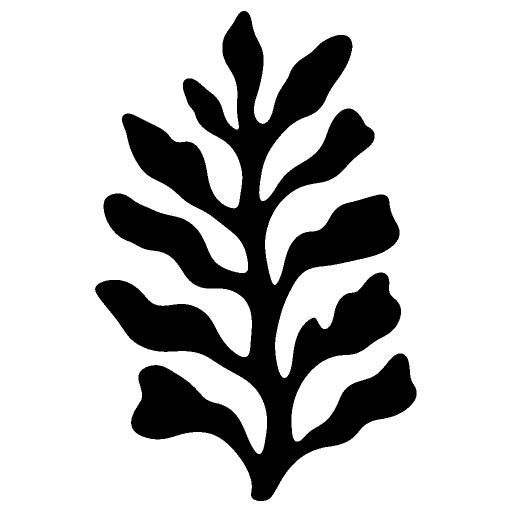
#> input picture backdrops/algae.raw.png, 1024 x 1024 px (shown at 1/2 size); its folder holds only this picture in this run
$ python -i backdrops.py   (imports and definitions only)
#> lines starting #> are read from the running program, lines starting #| are printed output that depends on the picture; after the words box and inside, x2 and y2 are one past the last pixel; in counts of white or black regions, pixels touching at a corner belong together
#> further down, picture is the input picture: PIL image 1024x1024 RGB; 76.5% white; 1 black region, box (x1, y1, x2, y2) and area: (190, 22, 833, 1002) 246035
"""首页 backdrops: big hand-cut paper shapes after Matisse's late cut-outs (Jazz, Oceania) and Warhol's Flowers, laid
tone-on-tone on the home desk, two a day. codex draws each once as a black silhouette; it is stored as a white
shape on a transparent ground (the alpha is the shape) in backdrops/, so the page can tint it with any colour."""
from __future__ import annotations

import json
import os
import subprocess
import sys
import time

import numpy as np
from PIL import Image, ImageFilter

from .library import ROOT

BACKDROPS_DIR = os.path.join(ROOT, "backdrops")
MAX_SIDE = 1024

# (key, subject): order doesn't matter, the page picks two a day by the date
SHAPES = [
    ("sun", "a sun: a round disc ringed by wavy flame-like rays of uneven length, like a Matisse Jazz cut-out"),
    ("algae", "a Matisse Oceania seaweed / algae frond: a tall stem with deep irregular lobed leaves on both sides"),
    ("star", "an irregular five- or six-pointed star with uneven arms, like the yellow bursts in Matisse's Icarus"),
    ("wave", "a big curling ocean wave crest with a few finger-like tips of foam, one single connected shape floating free; its underside is cut into round swelling curves too, with no flat base and no straight edge anywhere"),
    ("flower", "a four-petal hibiscus flower seen flat from above, round petals, homage to Warhol's Flowers (1964)"),
    ("burst", "a comic-book explosion burst: a jagged irregular star of sharp spikes of uneven length, Lichtenstein style"),
    ("bolt", "a fat zig-zag lightning bolt, tilted"),
    ("moon", "a fat crescent moon, tilted"),
    ("palm", "a single palm leaf fanning out into long pointed fingers from one stalk"),
    ("cloud", "a lumpy cartoon cloud made of uneven round bumps"),
]

PROMPT_TMPL = """You are cutting a shape out of paper with scissors, like Henri Matisse's late paper cut-outs.
Shape: {subject}.
Use your image generation tool, square 1024x1024:
- ONE single solid shape, pure flat black (#000000) on a pure white (#FFFFFF) ground
- the edge is cut by hand with scissors: slightly uneven, lively, no ruler-straight lines, no perfect circles
- the shape is big and fills most of the frame, but keeps a clear white margin on every side (it must not touch the edges)
- no inner lines, no outlines, no holes drawn as lines, no shading, no texture, no gradients, no paper grain
- absolutely no letters, numbers or words
Save the PNG as "{out}" (overwrite if it exists), then reply with exactly one line: DONE
"""


def path_for(key: str, raw: bool = False) -> str:
    return os.path.join(BACKDROPS_DIR, key + (".raw.png" if raw else ".png"))


# [9 lines left out: function write_index, not called in this run]


def build_mask(src: Image.Image) -> tuple[Image.Image, float]:
    """The silhouette as white on transparent, cropped to the shape with a small margin; also returns how much of the
    raw square was ink (a drawing on a dark ground would come out as a slab)."""
    rgba = src.convert("RGBA")
    im = Image.alpha_composite(Image.new("RGBA", rgba.size, (255, 255, 255, 255)), rgba).convert("L")
    im = im.filter(ImageFilter.MedianFilter(5))
#> im: PIL image 1024x1024 L; 76.5% white; 1 black region, box (x1, y1, x2, y2) and area: (190, 22, 833, 1002) 246046
    lum = np.asarray(im, dtype=np.float32) / 255
    a = np.clip((0.72 - lum) / 0.44, 0, 1)                  # soft edge from the anti-aliasing, solid inside
    ink = float((a > 0.5).mean())
#> ink = 0.235
    ys, xs = np.nonzero(a > 0.5)
    if not len(xs):
        return Image.new("RGBA", (8, 8)), 0.0
    pad = round(0.02 * max(a.shape))
#> pad = 20
    x0, x1 = max(0, xs.min() - pad), min(a.shape[1], xs.max() + pad + 1)
#> x0 = 170; x1 = 853
    y0, y1 = max(0, ys.min() - pad), min(a.shape[0], ys.max() + pad + 1)
#> y0 = 2; y1 = 1022
    a = a[y0:y1, x0:x1]
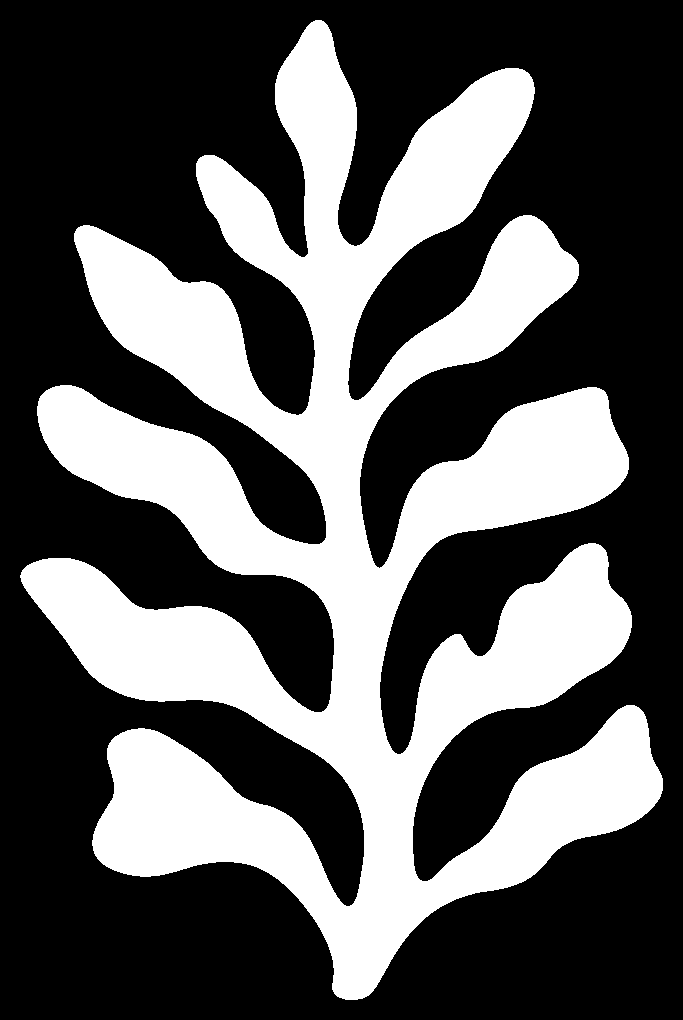
#> a: shape (1020, 683) float32; values 0 (black) and 1 (white), 35.3% white; 1 white region, box (x1, y1, x2, y2) and area: (20, 20, 663, 1000) 246046
    out = np.zeros(a.shape + (4,), dtype=np.uint8)
    out[..., :3] = 255
    out[..., 3] = (a * 255).round().astype(np.uint8)
    img = Image.fromarray(out, "RGBA")
    k = MAX_SIDE / max(img.size)
#> k = 1
    if k < 1:
        img = img.resize((round(img.width * k), round(img.height * k)), Image.LANCZOS)
    return img, ink


# [49 lines left out: functions generate, rebuild, generate_missing, not called in this run]

>>> from PIL import Image
>>> picture = Image.open('../backdrops/algae.raw.png')
>>> result = build_mask(picture)

$ run again, on backdrops/bolt.raw.png
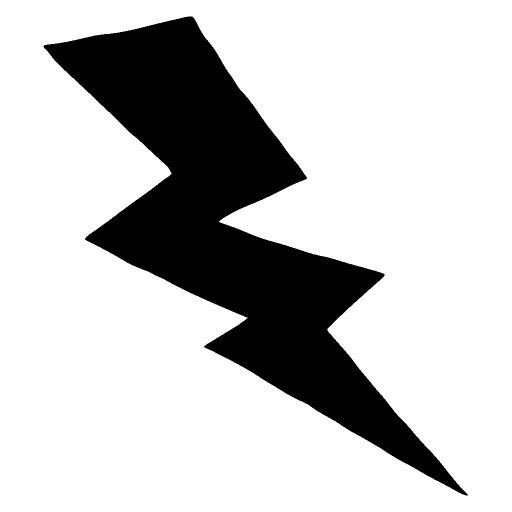
#> input picture backdrops/bolt.raw.png, 1024 x 1024 px (shown at 1/2 size)
#> picture is the input picture: PIL image 1024x1024 RGB; 77.9% white; 1 black region, box (x1, y1, x2, y2) and area: (87, 33, 936, 991) 231856
#> lum: shape (1024, 1024) float32; values 0 (black) and 1 (white), 77.9% white; 1 black region, box (x1, y1, x2, y2) and area: (88, 33, 935, 991) 231849
#> ink = 0.221
#> x0 = 68; x1 = 955
#> y0 = 13; y1 = 1011
#> in build_mask, `a = a[y0:y1, x0:x1]`:
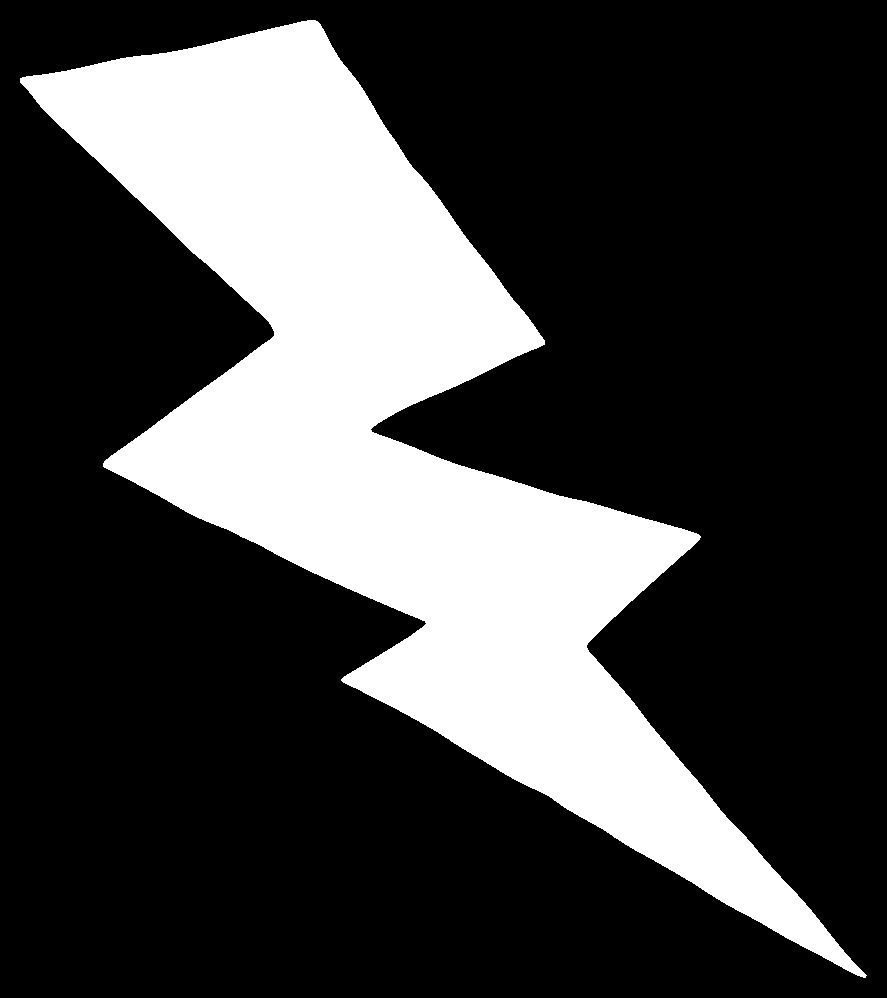
#> a: shape (998, 887) float32; values 0 (black) and 1 (white), 26.2% white; 1 white region, box (x1, y1, x2, y2) and area: (20, 20, 867, 978) 231849
